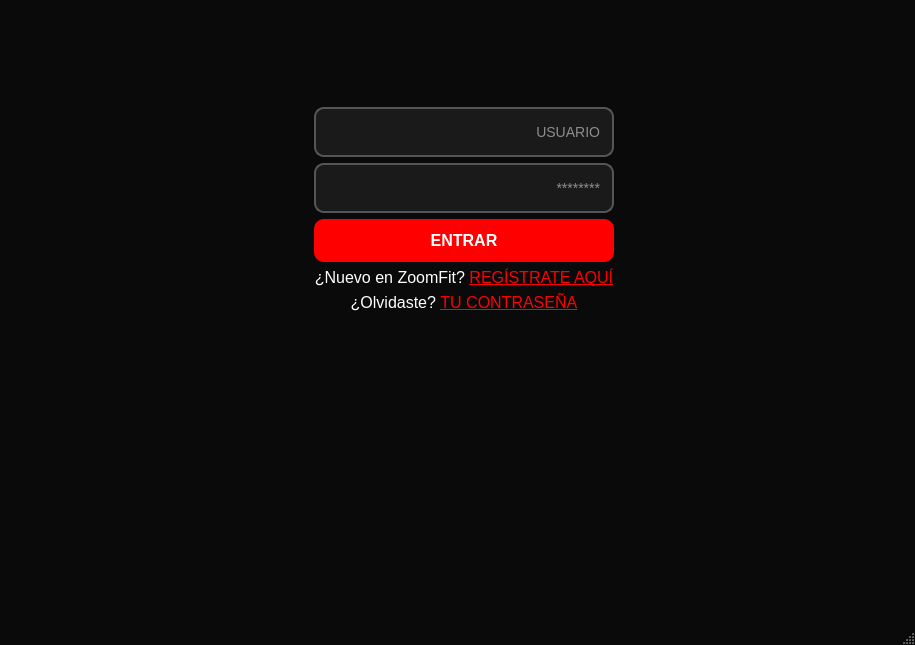
<?xml version="1.0" encoding="UTF-8"?>
<ui version="4.0">
 <class>Login</class>
 <widget class="QMainWindow" name="Login">
  <property name="geometry">
   <rect>
    <x>0</x>
    <y>0</y>
    <width>915</width>
    <height>645</height>
   </rect>
  </property>
  <property name="minimumSize">
   <size>
    <width>600</width>
    <height>500</height>
   </size>
  </property>
  <property name="windowTitle">
   <string>MainWindow</string>
  </property>
  <property name="styleSheet">
   <string notr="true">/* =========================================
   1. FONDO DE LA VENTANA (MAINWINDOW)
   ========================================= */
QMainWindow, #centralwidget {
    background-color: #0a0a0a; /* Negro oscuro profundo */
}

/* =========================================
   2. TEXTOS (LABELS)
   ========================================= */
QLabel {
    color: #ffffff; /* Texto blanco */
}

/* =========================================
   3. CAJAS DE TEXTO (USUARIO Y CONTRASEÑA)
   ========================================= */
QLineEdit {
    background-color: rgba(30, 30, 30, 200); /* Gris oscuro semi-transparente */
    border: 2px solid #555555; /* Borde gris apagado por defecto */
    border-radius: 10px; /* Esquinas redondeadas */
    color: #ffffff; /* Letras blancas al escribir */
    padding: 10px;
    font-size: 14px;
}

/* Efecto Neón cuando le das clic a la caja para escribir */
QLineEdit:focus {
    border: 2px solid #ff0000; /* Borde rojo brillante */
    background-color: rgba(50, 20, 20, 200); /* Un ligero tono rojizo en el fondo */
}

/* =========================================
   4. BOTÓN PRINCIPAL (ENTRAR)
   ========================================= */
QPushButton {
    background-color: #ff0000; /* Rojo sólido ZoomFit */
    color: white;
    border-radius: 10px;
    padding: 12px;
    font-size: 16px;
    font-weight: bold;
}

/* Efecto cuando pasas el mouse por encima del botón */
QPushButton:hover {
    background-color: #cc0000; /* Rojo más oscuro para dar efecto de clic */
}</string>
  </property>
  <widget class="QWidget" name="centralwidget">
   <layout class="QVBoxLayout" name="verticalLayout_2">
    <item>
     <layout class="QVBoxLayout" name="verticalLayout">
      <item>
       <layout class="QHBoxLayout" name="horizontalLayout_2">
        <item>
         <spacer name="horizontalSpacer">
          <property name="orientation">
           <enum>Qt::Horizontal</enum>
          </property>
          <property name="sizeType">
           <enum>QSizePolicy::MinimumExpanding</enum>
          </property>
          <property name="sizeHint" stdset="0">
           <size>
            <width>40</width>
            <height>20</height>
           </size>
          </property>
         </spacer>
        </item>
        <item>
         <widget class="QLabel" name="loginp">
          <property name="text">
           <string/>
          </property>
          <property name="pixmap">
           <pixmap>img/login5.png</pixmap>
          </property>
         </widget>
        </item>
        <item>
         <spacer name="horizontalSpacer_2">
          <property name="orientation">
           <enum>Qt::Horizontal</enum>
          </property>
          <property name="sizeType">
           <enum>QSizePolicy::Expanding</enum>
          </property>
          <property name="sizeHint" stdset="0">
           <size>
            <width>40</width>
            <height>20</height>
           </size>
          </property>
         </spacer>
        </item>
       </layout>
      </item>
      <item>
       <spacer name="verticalSpacer">
        <property name="orientation">
         <enum>Qt::Vertical</enum>
        </property>
        <property name="sizeHint" stdset="0">
         <size>
          <width>20</width>
          <height>40</height>
         </size>
        </property>
       </spacer>
      </item>
      <item>
       <layout class="QHBoxLayout" name="horizontalLayout_9">
        <item>
         <spacer name="horizontalSpacer_3">
          <property name="orientation">
           <enum>Qt::Horizontal</enum>
          </property>
          <property name="sizeType">
           <enum>QSizePolicy::Expanding</enum>
          </property>
          <property name="sizeHint" stdset="0">
           <size>
            <width>40</width>
            <height>20</height>
           </size>
          </property>
         </spacer>
        </item>
        <item>
         <layout class="QGridLayout" name="gridLayout">
          <item row="5" column="2">
           <widget class="QLabel" name="olvpass">
            <property name="font">
             <font>
              <family>MS Shell Dlg 2</family>
             </font>
            </property>
            <property name="text">
             <string>&lt;html&gt;&lt;head/&gt;&lt;body&gt;&lt;p align=&quot;center&quot;&gt;&lt;span style=&quot; font-size:12pt; color:#ffffff;&quot;&gt;¿Olvidaste? &lt;/span&gt;&lt;a href=&quot;#registro&quot;&gt;&lt;span style=&quot; font-size:12pt; text-decoration: underline; color:#ff0000;&quot;&gt;TU CONTRASEÑA&lt;/span&gt;&lt;/a&gt;&lt;/p&gt;&lt;/body&gt;&lt;/html&gt;</string>
            </property>
           </widget>
          </item>
          <item row="3" column="2">
           <widget class="QPushButton" name="entrar">
            <property name="font">
             <font>
              <pointsize>-1</pointsize>
              <weight>75</weight>
              <bold>true</bold>
             </font>
            </property>
            <property name="text">
             <string>ENTRAR</string>
            </property>
           </widget>
          </item>
          <item row="1" column="1">
           <widget class="QLabel" name="pass">
            <property name="layoutDirection">
             <enum>Qt::RightToLeft</enum>
            </property>
            <property name="text">
             <string/>
            </property>
            <property name="pixmap">
             <pixmap>img/pass.png</pixmap>
            </property>
            <property name="indent">
             <number>0</number>
            </property>
           </widget>
          </item>
          <item row="1" column="2">
           <widget class="QLineEdit" name="PassLine">
            <property name="minimumSize">
             <size>
              <width>5</width>
              <height>50</height>
             </size>
            </property>
            <property name="maximumSize">
             <size>
              <width>400</width>
              <height>50</height>
             </size>
            </property>
            <property name="font">
             <font>
              <pointsize>-1</pointsize>
             </font>
            </property>
            <property name="contextMenuPolicy">
             <enum>Qt::DefaultContextMenu</enum>
            </property>
            <property name="layoutDirection">
             <enum>Qt::LeftToRight</enum>
            </property>
            <property name="echoMode">
             <enum>QLineEdit::Password</enum>
            </property>
            <property name="alignment">
             <set>Qt::AlignRight|Qt::AlignTrailing|Qt::AlignVCenter</set>
            </property>
            <property name="placeholderText">
             <string>********</string>
            </property>
           </widget>
          </item>
          <item row="4" column="2">
           <widget class="QLabel" name="regis">
            <property name="font">
             <font>
              <family>MS Shell Dlg 2</family>
             </font>
            </property>
            <property name="text">
             <string>&lt;html&gt;&lt;head/&gt;&lt;body&gt;&lt;p align=&quot;center&quot;&gt;&lt;span style=&quot; font-size:12pt; color:#ffffff;&quot;&gt;¿Nuevo en ZoomFit? &lt;/span&gt;&lt;a href=&quot;#registro&quot;&gt;&lt;span style=&quot; font-size:12pt; text-decoration: underline; color:#ff0000;&quot;&gt;REGÍSTRATE AQUÍ&lt;/span&gt;&lt;/a&gt;&lt;/p&gt;&lt;/body&gt;&lt;/html&gt;</string>
            </property>
           </widget>
          </item>
          <item row="0" column="2">
           <widget class="QLineEdit" name="UserLine">
            <property name="minimumSize">
             <size>
              <width>5</width>
              <height>50</height>
             </size>
            </property>
            <property name="maximumSize">
             <size>
              <width>400</width>
              <height>50</height>
             </size>
            </property>
            <property name="font">
             <font>
              <pointsize>-1</pointsize>
             </font>
            </property>
            <property name="layoutDirection">
             <enum>Qt::LeftToRight</enum>
            </property>
            <property name="alignment">
             <set>Qt::AlignRight|Qt::AlignTrailing|Qt::AlignVCenter</set>
            </property>
            <property name="placeholderText">
             <string>USUARIO</string>
            </property>
           </widget>
          </item>
          <item row="0" column="1">
           <widget class="QLabel" name="uss">
            <property name="layoutDirection">
             <enum>Qt::RightToLeft</enum>
            </property>
            <property name="text">
             <string/>
            </property>
            <property name="pixmap">
             <pixmap>img/user1.png</pixmap>
            </property>
           </widget>
          </item>
         </layout>
        </item>
        <item>
         <spacer name="horizontalSpacer_4">
          <property name="orientation">
           <enum>Qt::Horizontal</enum>
          </property>
          <property name="sizeType">
           <enum>QSizePolicy::Expanding</enum>
          </property>
          <property name="sizeHint" stdset="0">
           <size>
            <width>40</width>
            <height>20</height>
           </size>
          </property>
         </spacer>
        </item>
       </layout>
      </item>
     </layout>
    </item>
    <item>
     <spacer name="verticalSpacer_2">
      <property name="orientation">
       <enum>Qt::Vertical</enum>
      </property>
      <property name="sizeHint" stdset="0">
       <size>
        <width>20</width>
        <height>40</height>
       </size>
      </property>
     </spacer>
    </item>
   </layout>
  </widget>
  <widget class="QStatusBar" name="statusbar"/>
 </widget>
 <resources/>
 <connections/>
</ui>
